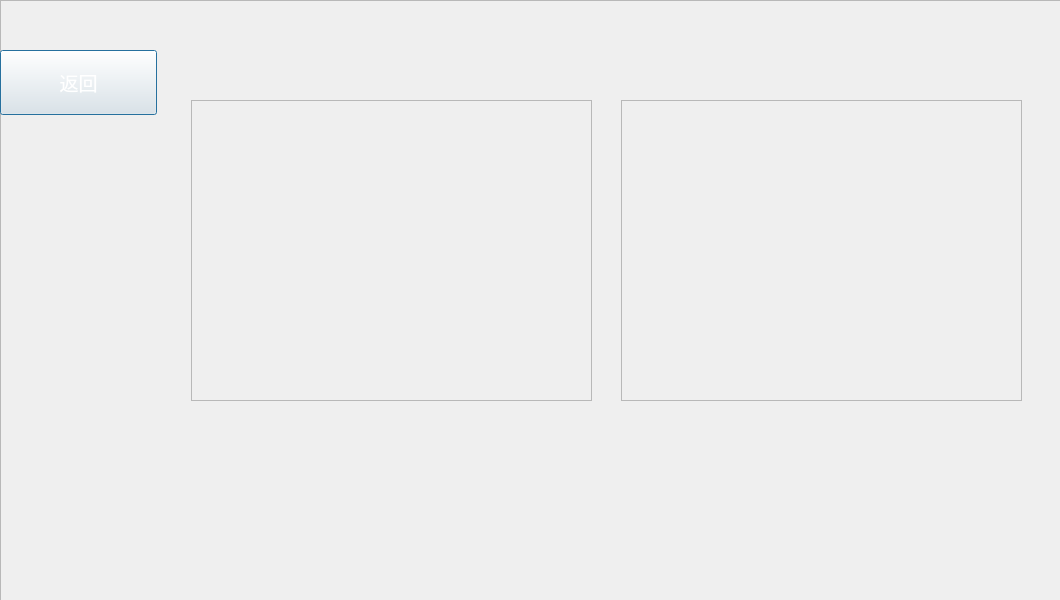
<?xml version="1.0" encoding="UTF-8"?>
<ui version="4.0">
 <class>Dialog</class>
 <widget class="QDialog" name="Dialog">
  <property name="geometry">
   <rect>
    <x>0</x>
    <y>0</y>
    <width>1060</width>
    <height>600</height>
   </rect>
  </property>
  <property name="windowTitle">
   <string>Dialog</string>
  </property>
  <widget class="QFrame" name="frame">
   <property name="geometry">
    <rect>
     <x>0</x>
     <y>0</y>
     <width>1061</width>
     <height>601</height>
    </rect>
   </property>
   <property name="frameShape">
    <enum>QFrame::StyledPanel</enum>
   </property>
   <property name="frameShadow">
    <enum>QFrame::Raised</enum>
   </property>
   <widget class="QLabel" name="label">
    <property name="geometry">
     <rect>
      <x>0</x>
      <y>0</y>
      <width>1061</width>
      <height>591</height>
     </rect>
    </property>
    <property name="styleSheet">
     <string notr="true">background-image: url(:/area2_bg.png);</string>
    </property>
    <property name="text">
     <string/>
    </property>
   </widget>
   <widget class="QFrame" name="frame_10">
    <property name="geometry">
     <rect>
      <x>191</x>
      <y>100</y>
      <width>401</width>
      <height>301</height>
     </rect>
    </property>
    <property name="frameShape">
     <enum>QFrame::StyledPanel</enum>
    </property>
    <property name="frameShadow">
     <enum>QFrame::Raised</enum>
    </property>
    <widget class="QLabel" name="label1_13">
     <property name="geometry">
      <rect>
       <x>0</x>
       <y>0</y>
       <width>401</width>
       <height>301</height>
      </rect>
     </property>
     <property name="text">
      <string/>
     </property>
    </widget>
   </widget>
   <widget class="QLabel" name="label_9">
    <property name="geometry">
     <rect>
      <x>321</x>
      <y>490</y>
      <width>91</width>
      <height>21</height>
     </rect>
    </property>
    <property name="text">
     <string/>
    </property>
   </widget>
   <widget class="QLabel" name="label1_14">
    <property name="geometry">
     <rect>
      <x>381</x>
      <y>440</y>
      <width>101</width>
      <height>16</height>
     </rect>
    </property>
    <property name="styleSheet">
     <string notr="true">font: 12pt &quot;微软雅黑&quot;;</string>
    </property>
    <property name="text">
     <string/>
    </property>
   </widget>
   <widget class="QFrame" name="frame_11">
    <property name="geometry">
     <rect>
      <x>621</x>
      <y>100</y>
      <width>401</width>
      <height>301</height>
     </rect>
    </property>
    <property name="frameShape">
     <enum>QFrame::StyledPanel</enum>
    </property>
    <property name="frameShadow">
     <enum>QFrame::Raised</enum>
    </property>
    <widget class="QLabel" name="label1_15">
     <property name="geometry">
      <rect>
       <x>0</x>
       <y>0</y>
       <width>401</width>
       <height>301</height>
      </rect>
     </property>
     <property name="text">
      <string/>
     </property>
    </widget>
   </widget>
   <widget class="QLabel" name="label_10">
    <property name="geometry">
     <rect>
      <x>751</x>
      <y>490</y>
      <width>91</width>
      <height>21</height>
     </rect>
    </property>
    <property name="text">
     <string/>
    </property>
   </widget>
   <widget class="QLabel" name="label1_16">
    <property name="geometry">
     <rect>
      <x>811</x>
      <y>440</y>
      <width>101</width>
      <height>16</height>
     </rect>
    </property>
    <property name="styleSheet">
     <string notr="true">font: 12pt &quot;微软雅黑&quot;;</string>
    </property>
    <property name="text">
     <string/>
    </property>
   </widget>
   <widget class="QPushButton" name="pushButton_15">
    <property name="geometry">
     <rect>
      <x>0</x>
      <y>50</y>
      <width>157</width>
      <height>65</height>
     </rect>
    </property>
    <property name="font">
     <font>
      <family>微软雅黑</family>
      <pointsize>14</pointsize>
      <weight>50</weight>
      <italic>false</italic>
      <bold>false</bold>
     </font>
    </property>
    <property name="styleSheet">
     <string notr="true">background-image: url(:/first_button.png);
font: 75 12pt &quot;Cascadia Code&quot;;
font: 75 14pt &quot;Modern&quot;;
color: rgb(255, 255, 255);
font: 14pt &quot;微软雅黑&quot;;</string>
    </property>
    <property name="text">
     <string>返回</string>
    </property>
   </widget>
  </widget>
 </widget>
 <resources>
  <include location="../data/a.qrc"/>
 </resources>
 <connections>
  <connection>
   <sender>pushButton_15</sender>
   <signal>clicked()</signal>
   <receiver>Dialog</receiver>
   <slot>gomain()</slot>
   <hints>
    <hint type="sourcelabel">
     <x>78</x>
     <y>82</y>
    </hint>
    <hint type="destinationlabel">
     <x>529</x>
     <y>299</y>
    </hint>
   </hints>
  </connection>
 </connections>
 <slots>
  <slot>goenter()</slot>
  <slot>gofirst()</slot>
  <slot>goarea1()</slot>
  <slot>gomain()</slot>
 </slots>
</ui>
